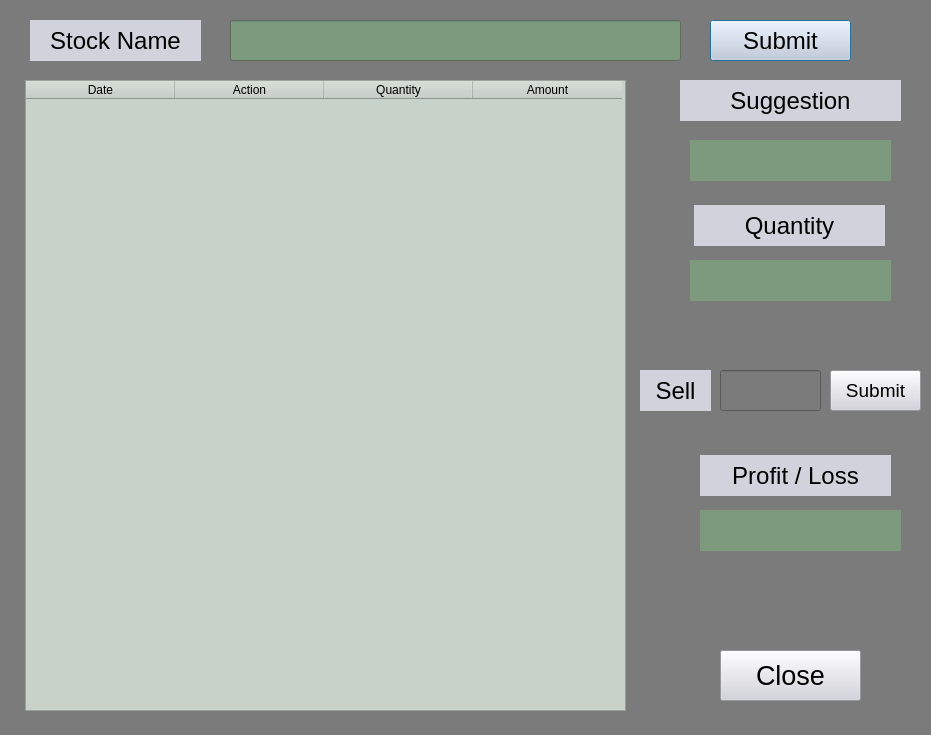
<?xml version="1.0" encoding="UTF-8"?>
<ui version="4.0">
 <class>SELL</class>
 <widget class="QDialog" name="SELL">
  <property name="geometry">
   <rect>
    <x>0</x>
    <y>0</y>
    <width>931</width>
    <height>735</height>
   </rect>
  </property>
  <property name="windowTitle">
   <string>Short</string>
  </property>
  <property name="styleSheet">
   <string notr="true">background-color: rgb(123, 123, 123);
</string>
  </property>
  <widget class="QLabel" name="stock">
   <property name="geometry">
    <rect>
     <x>30</x>
     <y>20</y>
     <width>171</width>
     <height>41</height>
    </rect>
   </property>
   <property name="font">
    <font>
     <pointsize>18</pointsize>
    </font>
   </property>
   <property name="styleSheet">
    <string notr="true">background-color: rgb(210, 210, 220);</string>
   </property>
   <property name="text">
    <string>Stock Name</string>
   </property>
   <property name="alignment">
    <set>Qt::AlignCenter</set>
   </property>
  </widget>
  <widget class="QLineEdit" name="stock_name">
   <property name="geometry">
    <rect>
     <x>230</x>
     <y>20</y>
     <width>451</width>
     <height>41</height>
    </rect>
   </property>
   <property name="font">
    <font>
     <family>MS Shell Dlg 2</family>
     <pointsize>15</pointsize>
     <weight>50</weight>
     <italic>false</italic>
     <bold>false</bold>
    </font>
   </property>
   <property name="styleSheet">
    <string notr="true">font: 15pt &quot;MS Shell Dlg 2&quot; rgb(34, 226, 255) ;
background-color: rgb(125, 153, 126);
</string>
   </property>
   <property name="text">
    <string/>
   </property>
  </widget>
  <widget class="QPushButton" name="sub_but">
   <property name="geometry">
    <rect>
     <x>710</x>
     <y>20</y>
     <width>141</width>
     <height>41</height>
    </rect>
   </property>
   <property name="font">
    <font>
     <pointsize>18</pointsize>
    </font>
   </property>
   <property name="styleSheet">
    <string notr="true">background-color: rgb(210, 210, 220);</string>
   </property>
   <property name="text">
    <string>Submit</string>
   </property>
  </widget>
  <widget class="QPushButton" name="Clo_but">
   <property name="geometry">
    <rect>
     <x>720</x>
     <y>650</y>
     <width>141</width>
     <height>51</height>
    </rect>
   </property>
   <property name="font">
    <font>
     <pointsize>20</pointsize>
    </font>
   </property>
   <property name="styleSheet">
    <string notr="true">background-color: rgb(210, 210, 220);</string>
   </property>
   <property name="text">
    <string>Close</string>
   </property>
  </widget>
  <widget class="QTableWidget" name="Table">
   <property name="geometry">
    <rect>
     <x>25</x>
     <y>80</y>
     <width>601</width>
     <height>631</height>
    </rect>
   </property>
   <property name="styleSheet">
    <string notr="true">font: 15pt &quot;MS Shell Dlg 2&quot; ;
background-color: rgb(200, 210, 200);
</string>
   </property>
   <attribute name="horizontalHeaderDefaultSectionSize">
    <number>149</number>
   </attribute>
   <column>
    <property name="text">
     <string>Date</string>
    </property>
   </column>
   <column>
    <property name="text">
     <string>Action</string>
    </property>
   </column>
   <column>
    <property name="text">
     <string>Quantity</string>
    </property>
   </column>
   <column>
    <property name="text">
     <string>Amount</string>
    </property>
   </column>
  </widget>
  <widget class="QLabel" name="Sugg">
   <property name="geometry">
    <rect>
     <x>680</x>
     <y>80</y>
     <width>221</width>
     <height>41</height>
    </rect>
   </property>
   <property name="font">
    <font>
     <pointsize>18</pointsize>
    </font>
   </property>
   <property name="styleSheet">
    <string notr="true">background-color: rgb(210, 210, 220);</string>
   </property>
   <property name="text">
    <string>Suggestion</string>
   </property>
   <property name="alignment">
    <set>Qt::AlignCenter</set>
   </property>
  </widget>
  <widget class="QLabel" name="Sugg_disp">
   <property name="geometry">
    <rect>
     <x>690</x>
     <y>140</y>
     <width>201</width>
     <height>41</height>
    </rect>
   </property>
   <property name="font">
    <font>
     <pointsize>18</pointsize>
    </font>
   </property>
   <property name="styleSheet">
    <string notr="true">background-color: rgb(125, 153, 126);
</string>
   </property>
   <property name="text">
    <string/>
   </property>
   <property name="alignment">
    <set>Qt::AlignCenter</set>
   </property>
  </widget>
  <widget class="QLabel" name="Quant">
   <property name="geometry">
    <rect>
     <x>694</x>
     <y>205</y>
     <width>191</width>
     <height>41</height>
    </rect>
   </property>
   <property name="font">
    <font>
     <pointsize>18</pointsize>
    </font>
   </property>
   <property name="styleSheet">
    <string notr="true">background-color: rgb(210, 210, 220);</string>
   </property>
   <property name="text">
    <string>Quantity</string>
   </property>
   <property name="alignment">
    <set>Qt::AlignCenter</set>
   </property>
  </widget>
  <widget class="QLabel" name="Quant_disp">
   <property name="geometry">
    <rect>
     <x>690</x>
     <y>260</y>
     <width>201</width>
     <height>41</height>
    </rect>
   </property>
   <property name="font">
    <font>
     <pointsize>18</pointsize>
    </font>
   </property>
   <property name="styleSheet">
    <string notr="true">background-color: rgb(125, 153, 126);
</string>
   </property>
   <property name="text">
    <string/>
   </property>
   <property name="alignment">
    <set>Qt::AlignCenter</set>
   </property>
  </widget>
  <widget class="QLabel" name="Sell">
   <property name="geometry">
    <rect>
     <x>640</x>
     <y>370</y>
     <width>71</width>
     <height>41</height>
    </rect>
   </property>
   <property name="font">
    <font>
     <pointsize>18</pointsize>
    </font>
   </property>
   <property name="styleSheet">
    <string notr="true">background-color: rgb(210, 210, 220);</string>
   </property>
   <property name="text">
    <string>Sell</string>
   </property>
   <property name="alignment">
    <set>Qt::AlignCenter</set>
   </property>
  </widget>
  <widget class="QLineEdit" name="Sell_disp">
   <property name="geometry">
    <rect>
     <x>720</x>
     <y>370</y>
     <width>101</width>
     <height>41</height>
    </rect>
   </property>
   <property name="font">
    <font>
     <pointsize>18</pointsize>
    </font>
   </property>
  </widget>
  <widget class="QLabel" name="PL">
   <property name="geometry">
    <rect>
     <x>700</x>
     <y>455</y>
     <width>191</width>
     <height>41</height>
    </rect>
   </property>
   <property name="font">
    <font>
     <pointsize>18</pointsize>
    </font>
   </property>
   <property name="styleSheet">
    <string notr="true">background-color: rgb(210, 210, 220);</string>
   </property>
   <property name="text">
    <string>Profit / Loss</string>
   </property>
   <property name="alignment">
    <set>Qt::AlignCenter</set>
   </property>
  </widget>
  <widget class="QLabel" name="PL_disp">
   <property name="geometry">
    <rect>
     <x>700</x>
     <y>510</y>
     <width>201</width>
     <height>41</height>
    </rect>
   </property>
   <property name="font">
    <font>
     <pointsize>18</pointsize>
    </font>
   </property>
   <property name="styleSheet">
    <string notr="true">background-color: rgb(125, 153, 126);
</string>
   </property>
   <property name="text">
    <string/>
   </property>
   <property name="alignment">
    <set>Qt::AlignCenter</set>
   </property>
  </widget>
  <widget class="QPushButton" name="sell_sub_but">
   <property name="geometry">
    <rect>
     <x>830</x>
     <y>370</y>
     <width>91</width>
     <height>41</height>
    </rect>
   </property>
   <property name="font">
    <font>
     <pointsize>14</pointsize>
    </font>
   </property>
   <property name="styleSheet">
    <string notr="true">background-color: rgb(210, 210, 220);</string>
   </property>
   <property name="text">
    <string>Submit</string>
   </property>
  </widget>
 </widget>
 <resources/>
 <connections/>
</ui>
